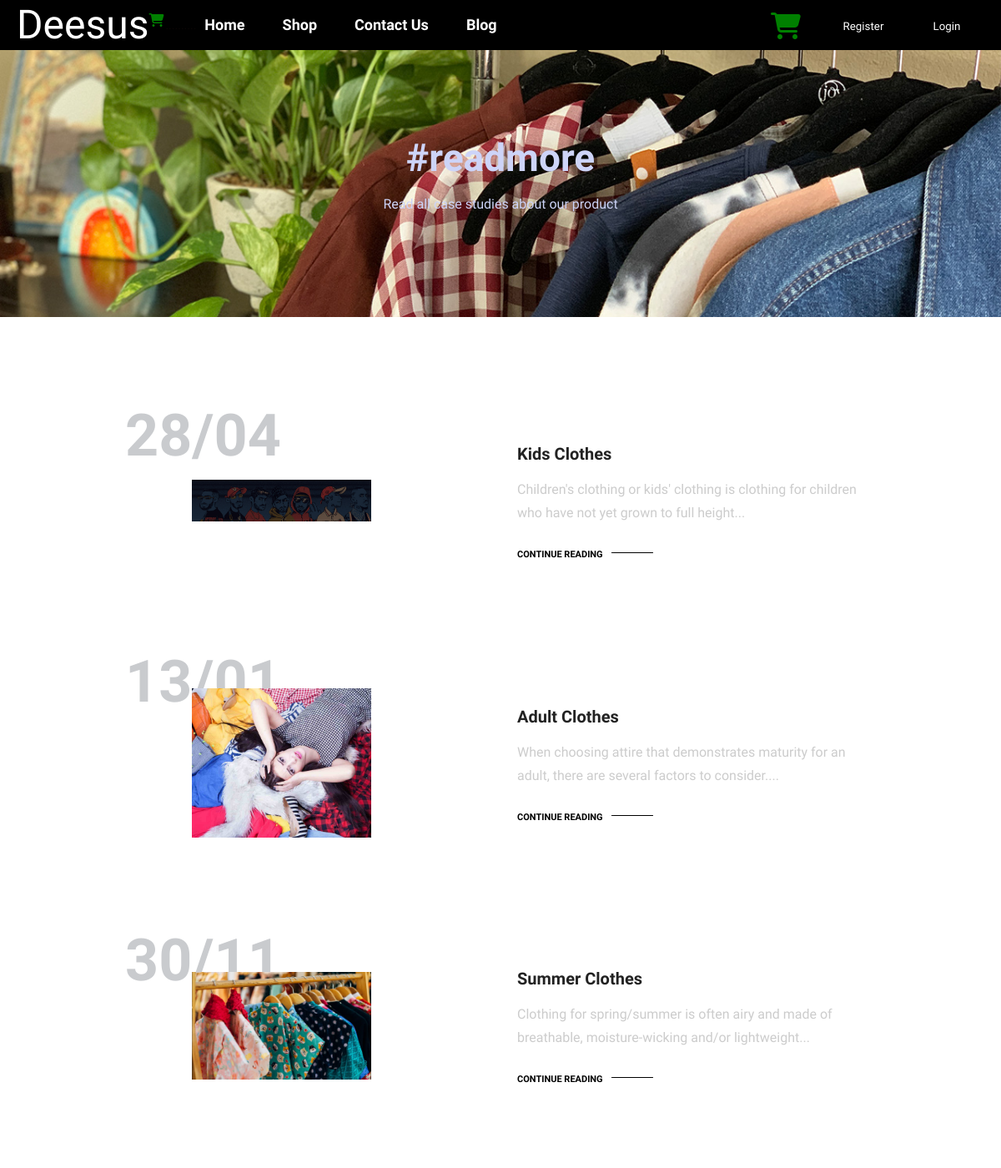
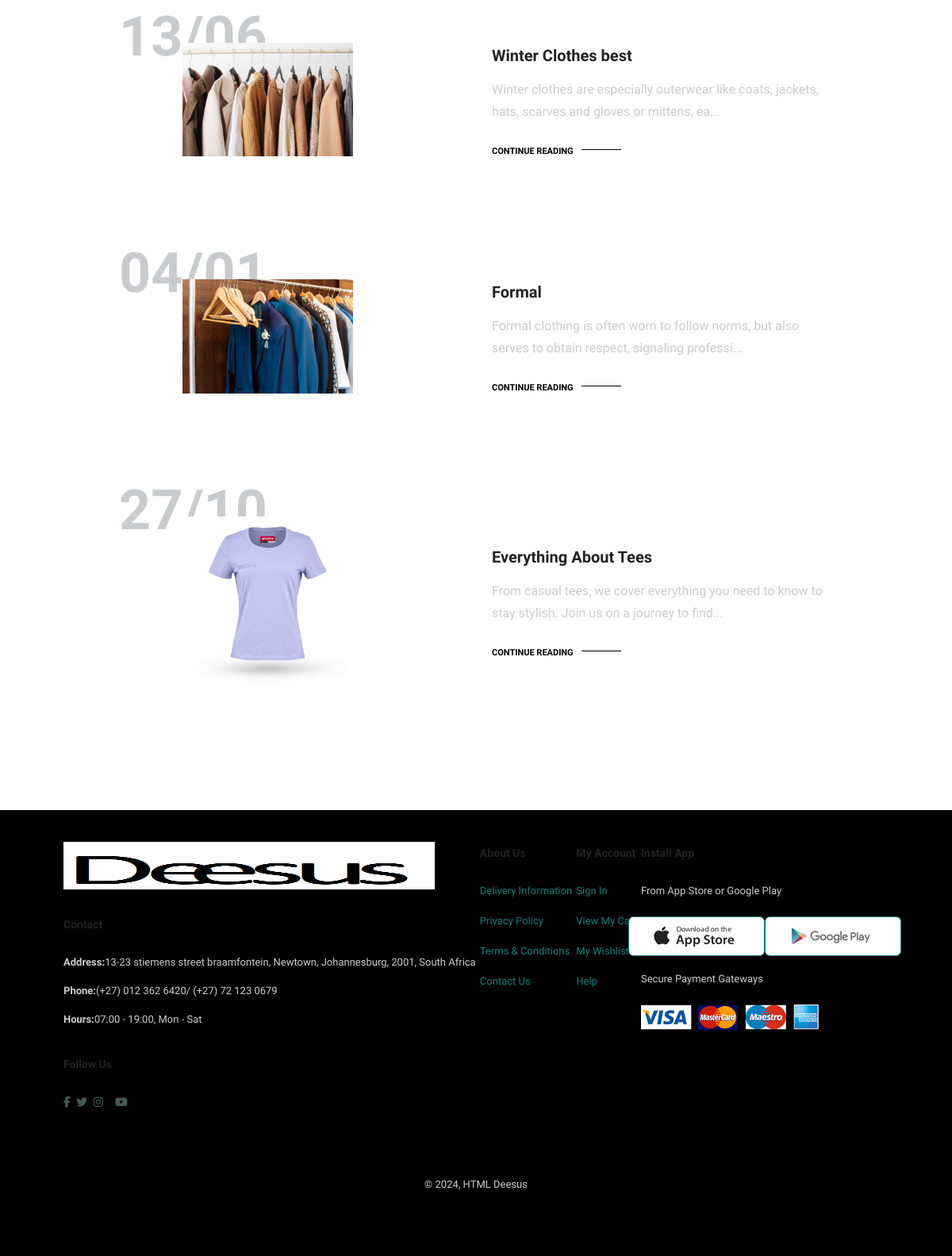
The app's page /deesus/blog.php with its own data (2 pictures, top to bottom).
### tables this page shows
CREATE TABLE IF NOT EXISTS `blog_posts` (
  `id` int NOT NULL AUTO_INCREMENT,
  `image_url` varchar(255) DEFAULT NULL,
  `title` varchar(100) DEFAULT NULL,
  `description` text,
  `post_date` varchar(200) DEFAULT NULL,
  PRIMARY KEY (`id`)
);

### deesus/blog.php (the view, shortened to what this page needs)
<?php
include "menu.php";
?>
<html>
    <head>
        <link rel="stylesheet" href="css/style.css"/>
    </head>
    <body>
        <section id="page-header" style="background-image: url(images/blog/b5.jpg);" class="blog-header">
            <h2>#readmore</h2>
            <p>Read all case studies about our product</p>
        </section>
        <section id="blog">
        <?php
$conn = new mysqli('localhost', 'root', '', 'deesus');
$sql = "SELECT id, image_url, title, description, post_date FROM blog_posts";
$result = $conn->query($sql);
if ($result->num_rows > 0) {
    while ($row = $result->fetch_assoc()) {
        $description = substr($row['description'], 0, 100);
        ?>
        <div class="blog-box">
            <div class="blog-img">
                <img src="<?php echo $row['image_url']; ?>" alt="">
            </div>
            <div class="blog-details">
                <h4><?php echo $row['title']; ?></h4>
                <p id="short-desc-<?php echo $row['id']; ?>"><?php echo $description; ?>...</p>
                <a href="javascript:void(0);" onclick="toggleDescription(<?php echo $row['id']; ?>)" id="read-more-<?php echo $row['id']; ?>">CONTINUE READING</a>
                <h1><?php echo date('d/m', strtotime($row['post_date'])); ?></h1>
            </div>
        </div>
        <?php
    }
} else {
    echo "No blog posts available.";
}
?>
        </section>
    </body>
</html>
<?php
include "footer.php";
?>

### deesus/menu.php (shortened to what this page needs)
<!doctype html>
<html lang="en">
<head>
  <link rel="stylesheet" href="https://cdnjs.cloudflare.com/ajax/libs/font-awesome/4.7.0/css/font-awesome.min.css">
  <link href="https://cdnjs.cloudflare.com/ajax/libs/font-awesome/6.0.0-beta3/css/all.min.css" rel="stylesheet">
  <link rel="stylesheet" href="css/style.css"/>
  <link href="style.css" rel="stylesheet">
</head>
<body>
<div class="menu_php_navbar">
  <div class="menu_php_logo">
  <br> <br>  <a href="#" class="menu_php_a" style="font-weight: lighter; font-size: 3rem;">
      Deesus <i class="fas fa-shopping-cart" style="font-size: 1rem; color: green;position:fixed"></i>
    </a>
  </div>
  <ul class="menu_php_ul">
    <li class="menu_php_li"><a class="menu_php_a" href="index">Home</a></li>
    <li class="menu_php_li"><a class="menu_php_a" href="shop">Shop</a></li>
    <li class="menu_php_li"><a class="menu_php_a" href="contactus">Contact Us</a></li>
    <li class="menu_php_li"><a class="menu_php_a" href="blog">Blog</a></li>
  </ul>
  <div class="menu_php_buttons" style="margin-top: 30px;">
    <a href="cart.php" class="menu_php_cart"><i class="fas fa-shopping-cart"></i></a>
    <?php if (empty($_SESSION['login_'])) { ?>
      <button class="menu_php_button" onclick="openForms()"> Register</button>
      <button class="menu_php_button" onclick="openForm()">Login</button>
    <?php } ?>
  </div>
</div>
</body>
</html>

### deesus/footer.php (shortened to what this page needs)
<footer class="section-p1" style="background-color:black">
            <div class="col">
                <img class="logo" src="images/logo/deesus.png" alt="Deesus Logo" height="60" width="120">
                <h4>Contact</h4>
                <p><strong>Address:</strong>13-23 stiemens street braamfontein, Newtown, Johannesburg, 2001, South Africa</p>
                <p><strong>Phone:</strong>(+27) 012 362 6420/ (+27) 72 123 0679</p>
                <p><strong>Hours:</strong>07:00 - 19:00, Mon - Sat</p>
                <div class="follow">
                    <h4>Follow Us</h4>
                    <div>
                        <i class="fab fa-facebook-f"></i>
                        <i class="fab fa-twitter"></i>
                        <i class="fab fa-instagram"></i>
                        <i class="fab fa-youtube"></i>
                    </div>
                </div>
            </div>
            <div class="col">
                <h4>About Us</h4>
                <a href="#">Delivery Information</a>
                <a href="#">Privacy Policy</a>
                <a href="#">Terms & Conditions</a>
                <a href="#">Contact Us</a>
            </div>
            <div class="col">
                <h4>My Account</h4>
                <a href="#">Sign In</a>
                <a href="#">View My Cart</a>
                <a href="#">My Wishlist</a>
                <a href="#">Help</a>
            </div>
            <div class="col install">
                <h4>Install App</h4>
                <p>From App Store or Google Play</p>
                <div class="row">
                    <img src="images/pay/app.jpg" alt="">
                    <img src="images/pay/play.jpg" alt="">
                </div>
                <p>Secure Payment Gateways</p>
                <img src="images/pay/pay.png" alt="">
            </div>
            <div class="copyright">
                <p> © 2024,  HTML Deesus</p>
            </div>
        </footer>

### deesus/css/style.css (style rules this page uses)
* { margin: 0; padding: 0; box-sizing: border-box; font-family: 'Spartan' , sans-serif; }
h1 { font-size: 50px; line-height: 64px; color: #222; }
h2 { font-size: 46px; line-height: 54px; color: #222; }
h4 { font-size: 20px; color: #222; }
P { font-size: 16px; color: #cccccc; margin: 15px 0 20px 0; }
.section-p1 { padding: 40px 80px; }
body { width: 100%; }
footer { display: flex; flex-wrap: wrap; justify-content: space-between; }
footer .col { display: flex; flex-direction: column; align-items: flex-start; margin-bottom: 20px; }
footer .logo { margin-bottom: 30px; }
footer h4 { font-size: 14px; padding-bottom: 20px; }
footer p { font-size: 13px; margin: 0 0 8px 0; }
footer a { font-size: 13px; text-decoration: none; color: #222; margin-bottom: 10px; }
footer .follow { margin-top: 20px; }
footer .follow i { color: #465b52; padding-right: 4px; cursor: pointer; }
footer .install .row img { border: 1px solid #088178; border-radius: 6px; }
footer .install img { margin: 10px 0 15px 0; }
footer .follow i:hover, footer a { color: #088178; }
footer .copyright { width: 100%; text-align: center; }
#page-header { width: 100%; height: 40vh; align-items: center; display: flex; background-size: cover; justify-content: center; text-align: center; flex-direction: column; padding: 14px; }
#page-header h2, #page-header p { color: #cdd4f8; size: 700; }
.logo { width: 90%; }
#blog { padding: 150px 150px 0 150px; }
#blog .blog-box { display: flex; align-items: center; width: 100%; position: relative; padding-bottom: 90px; }
#blog .blog-img { width: 50%; margin-left: 40px; }
#blog img { width: 50%; margin-left: 40px; object-fit: cover; }
#blog .blog-details { width: 50%; }
#blog .blog-details a { text-decoration: none; color: #000; font-size: 11px; font-weight: 700; position: relative; }
#blog .blog-details a::after { content: ""; width: 50px; height: 1px; background-color: #000; position: absolute; top: 4px; right: -60px; }
#blog .blog-box h1 { position: absolute; top: -40px; left: 0; font-size: 70px; font-weight: 700; color: #c9cbce; z-index: -9; }

### deesus/style.css (style rules this page uses)
body { font-family: "Inter", sans-serif; font-weight: 400; line-height: 28px; color: #0c0606; font-size: 14px; background-color:white; }
li { list-style: none; display: inline; }
li a { color: rgb(10, 0, 0); font-size: 18px; font-weight: bold; margin-right: 25px; }
button { outline: rgb(7, 0, 0); background-color: rgb(250, 248, 248); margin-left: 10px; border-radius: 10px; padding: 10px; width: 90px; }
div { margin-bottom: 2em; }
button { cursor: pointer; padding: 5px 10px; background-color: #007bff; color: white; border: none; border-radius: 3px; }
.row { display: -ms-flexbox; display: flex; -ms-flex-wrap: wrap; flex-wrap: wrap; margin: 0 -16px; }

### deesus/menu.php (style rules this page uses)
body { background-color: white; margin: 0; font-family: Arial, sans-serif; padding-top: 60px; }
.menu_php_navbar { background-color: black; padding: 10px 20px; position: fixed; top: 0; left: 0; right: 0; z-index: 1000; display: flex; align-items: center; height: 60px; }
.menu_php_logo { font-size: 24px; font-weight: bold; margin-right: 20px; }
.menu_php_a { text-decoration: none; color: white; font-size: 18px; transition: color 0.3s; }
.menu_php_ul { list-style: none; margin: 0; padding: 0; display: flex; align-items: center; flex: 1; }
.menu_php_li { margin: 0 10px; }
.menu_php_buttons { display: flex; align-items: center; }
.menu_php_cart { font-size: 32px; color: green; margin-right: 20px; }
.menu_php_button { padding: 10px 15px; background-color: black; color: white; border: none; cursor: pointer; margin-left: 10px; }

### records on screen
blog_posts: image_url (picture), title "Kids Clothes", description "Children's clothing or kids' clothing is clothing for children who have not yet grown to full height", post_date "28/04"
blog_posts: image_url (picture), title "Adult Clothes", description "When choosing attire that demonstrates maturity for an adult, there are several factors to consider.", post_date "13/01"
blog_posts: image_url (picture), title "Summer Clothes", description "Clothing for spring/summer is often airy and made of breathable, moisture-wicking and/or lightweight", post_date "30/11"
blog_posts: image_url (picture), title "Winter Clothes best", description "Winter clothes are especially outerwear like coats, jackets, hats, scarves and gloves or mittens, ea", post_date "13/06"
blog_posts: image_url (picture), title "Formal", description "Formal clothing is often worn to follow norms, but also serves to obtain respect, signaling professi", post_date "04/01"
blog_posts: image_url (picture), title "Everything About Tees", description "From casual tees, we cover everything you need to know to stay stylish. Join us on a journey to find", post_date "27/10"
